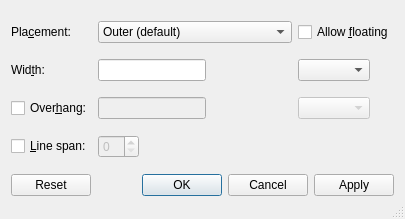
<?xml version="1.0" encoding="UTF-8"?>
<ui version="4.0">
 <class>WrapUi</class>
 <widget class="QDialog" name="WrapUi">
  <property name="geometry">
   <rect>
    <x>0</x>
    <y>0</y>
    <width>405</width>
    <height>219</height>
   </rect>
  </property>
  <property name="windowTitle">
   <string/>
  </property>
  <property name="sizeGripEnabled">
   <bool>true</bool>
  </property>
  <layout class="QGridLayout" name="gridLayout">
   <item row="0" column="0">
    <widget class="QLabel" name="valignLA">
     <property name="text">
      <string>Pla&amp;cement:</string>
     </property>
     <property name="buddy">
      <cstring>valignCO</cstring>
     </property>
    </widget>
   </item>
   <item row="0" column="1" colspan="2">
    <widget class="QComboBox" name="valignCO">
     <property name="toolTip">
      <string>Horizontal placement</string>
     </property>
     <item>
      <property name="text">
       <string>Outer (default)</string>
      </property>
     </item>
     <item>
      <property name="text">
       <string>Inner</string>
      </property>
     </item>
     <item>
      <property name="text">
       <string>Left</string>
      </property>
     </item>
     <item>
      <property name="text">
       <string>Right</string>
      </property>
     </item>
    </widget>
   </item>
   <item row="0" column="3">
    <widget class="QCheckBox" name="floatCB">
     <property name="toolTip">
      <string>Check this to allow flexible placement</string>
     </property>
     <property name="text">
      <string>Allow &amp;floating</string>
     </property>
    </widget>
   </item>
   <item row="1" column="0">
    <widget class="QLabel" name="widthLA">
     <property name="text">
      <string>Wid&amp;th:</string>
     </property>
     <property name="buddy">
      <cstring>widthED</cstring>
     </property>
    </widget>
   </item>
   <item row="1" column="1" colspan="2">
    <widget class="QLineEdit" name="widthED">
     <property name="sizePolicy">
      <sizepolicy hsizetype="Fixed" vsizetype="Fixed">
       <horstretch>0</horstretch>
       <verstretch>0</verstretch>
      </sizepolicy>
     </property>
     <property name="toolTip">
      <string>Width value</string>
     </property>
     <property name="inputMethodHints">
      <set>Qt::ImhFormattedNumbersOnly</set>
     </property>
    </widget>
   </item>
   <item row="1" column="3">
    <widget class="lyx::frontend::LengthCombo" name="widthUnitLC">
     <property name="sizePolicy">
      <sizepolicy hsizetype="Fixed" vsizetype="Fixed">
       <horstretch>0</horstretch>
       <verstretch>0</verstretch>
      </sizepolicy>
     </property>
     <property name="minimumSize">
      <size>
       <width>40</width>
       <height>22</height>
      </size>
     </property>
     <property name="focusPolicy">
      <enum>Qt::StrongFocus</enum>
     </property>
     <property name="toolTip">
      <string>Unit of width value</string>
     </property>
     <property name="inputMethodHints">
      <set>Qt::ImhFormattedNumbersOnly|Qt::ImhLatinOnly</set>
     </property>
    </widget>
   </item>
   <item row="2" column="0">
    <widget class="QCheckBox" name="overhangCB">
     <property name="toolTip">
      <string>use overhang</string>
     </property>
     <property name="text">
      <string>Over&amp;hang:</string>
     </property>
     <property name="checked">
      <bool>false</bool>
     </property>
    </widget>
   </item>
   <item row="2" column="1" colspan="2">
    <widget class="QLineEdit" name="overhangED">
     <property name="enabled">
      <bool>false</bool>
     </property>
     <property name="sizePolicy">
      <sizepolicy hsizetype="Fixed" vsizetype="Fixed">
       <horstretch>0</horstretch>
       <verstretch>0</verstretch>
      </sizepolicy>
     </property>
     <property name="toolTip">
      <string>Overhang value</string>
     </property>
     <property name="inputMethodHints">
      <set>Qt::ImhFormattedNumbersOnly</set>
     </property>
    </widget>
   </item>
   <item row="2" column="3">
    <widget class="lyx::frontend::LengthCombo" name="overhangUnitLC">
     <property name="enabled">
      <bool>false</bool>
     </property>
     <property name="sizePolicy">
      <sizepolicy hsizetype="Fixed" vsizetype="Fixed">
       <horstretch>0</horstretch>
       <verstretch>0</verstretch>
      </sizepolicy>
     </property>
     <property name="minimumSize">
      <size>
       <width>0</width>
       <height>0</height>
      </size>
     </property>
     <property name="focusPolicy">
      <enum>Qt::StrongFocus</enum>
     </property>
     <property name="toolTip">
      <string>Unit of overhang value</string>
     </property>
     <property name="inputMethodHints">
      <set>Qt::ImhFormattedNumbersOnly|Qt::ImhLatinOnly</set>
     </property>
    </widget>
   </item>
   <item row="3" column="0">
    <widget class="QCheckBox" name="linesCB">
     <property name="toolTip">
      <string>use number of lines</string>
     </property>
     <property name="text">
      <string>&amp;Line span:</string>
     </property>
    </widget>
   </item>
   <item row="3" column="1">
    <widget class="QSpinBox" name="linesSB">
     <property name="enabled">
      <bool>false</bool>
     </property>
     <property name="toolTip">
      <string>number of needed lines</string>
     </property>
    </widget>
   </item>
   <item row="3" column="2">
    <spacer>
     <property name="orientation">
      <enum>Qt::Horizontal</enum>
     </property>
     <property name="sizeHint" stdset="0">
      <size>
       <width>40</width>
       <height>20</height>
      </size>
     </property>
    </spacer>
   </item>
   <item row="4" column="0" colspan="4">
    <widget class="QDialogButtonBox" name="buttonBox">
     <property name="standardButtons">
      <set>QDialogButtonBox::Apply|QDialogButtonBox::Cancel|QDialogButtonBox::Ok|QDialogButtonBox::Reset</set>
     </property>
    </widget>
   </item>
  </layout>
 </widget>
 <customwidgets>
  <customwidget>
   <class>lyx::frontend::LengthCombo</class>
   <extends>QComboBox</extends>
   <header>LengthCombo.h</header>
  </customwidget>
 </customwidgets>
 <tabstops>
  <tabstop>valignCO</tabstop>
  <tabstop>floatCB</tabstop>
  <tabstop>widthED</tabstop>
  <tabstop>widthUnitLC</tabstop>
  <tabstop>overhangCB</tabstop>
  <tabstop>overhangED</tabstop>
  <tabstop>overhangUnitLC</tabstop>
  <tabstop>linesCB</tabstop>
  <tabstop>linesSB</tabstop>
 </tabstops>
 <includes>
  <include location="local">qt_i18n.h</include>
 </includes>
 <resources/>
 <connections>
  <connection>
   <sender>overhangCB</sender>
   <signal>toggled(bool)</signal>
   <receiver>overhangED</receiver>
   <slot>setEnabled(bool)</slot>
   <hints>
    <hint type="sourcelabel">
     <x>52</x>
     <y>71</y>
    </hint>
    <hint type="destinationlabel">
     <x>124</x>
     <y>70</y>
    </hint>
   </hints>
  </connection>
  <connection>
   <sender>overhangCB</sender>
   <signal>toggled(bool)</signal>
   <receiver>overhangUnitLC</receiver>
   <slot>setEnabled(bool)</slot>
   <hints>
    <hint type="sourcelabel">
     <x>54</x>
     <y>80</y>
    </hint>
    <hint type="destinationlabel">
     <x>259</x>
     <y>80</y>
    </hint>
   </hints>
  </connection>
  <connection>
   <sender>linesCB</sender>
   <signal>toggled(bool)</signal>
   <receiver>linesSB</receiver>
   <slot>setEnabled(bool)</slot>
   <hints>
    <hint type="sourcelabel">
     <x>13</x>
     <y>93</y>
    </hint>
    <hint type="destinationlabel">
     <x>132</x>
     <y>108</y>
    </hint>
   </hints>
  </connection>
 </connections>
</ui>
